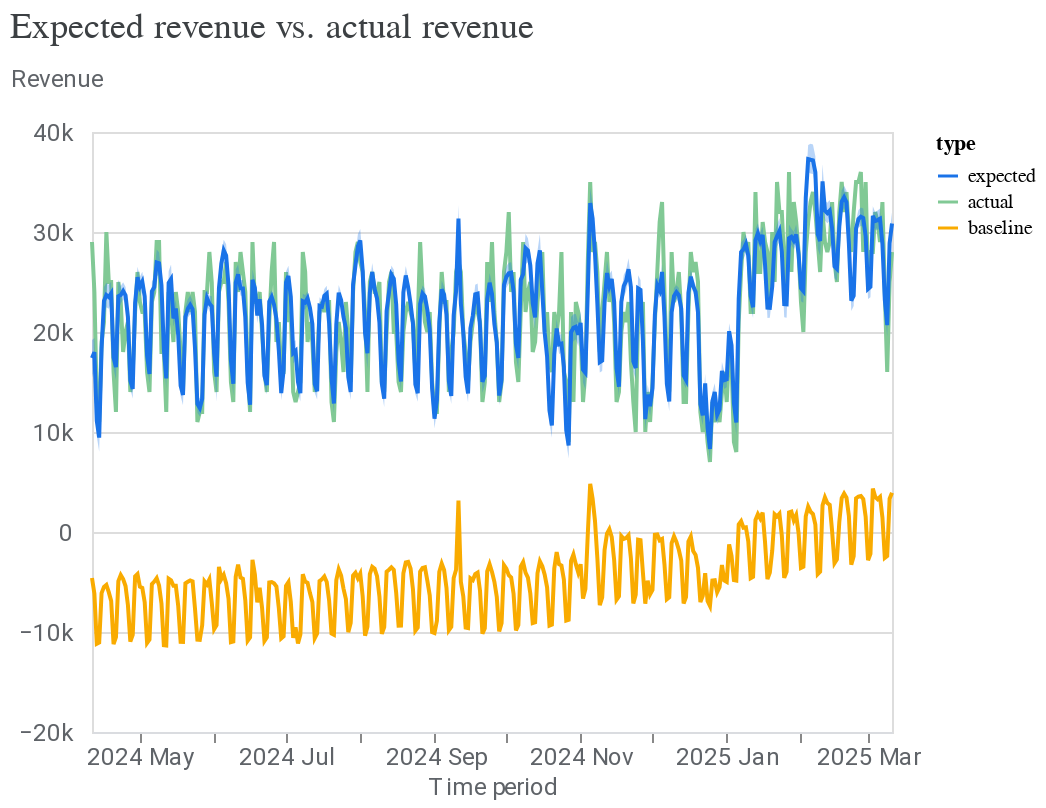

Notebook cell for this chart:
### Code cell
model_fit = output_dict[model_iter]['model_fit']
model_fit.plot_model_fit()

### Figure 1 — Vega-Lite specification as saved in the notebook (floating-point values rounded to 4 significant figures; data arrays with more than 128 entries replaced by an {"elided": "..."} marker saying what was removed)
{"config": {"view": {"continuousWidth": 300, "continuousHeight": 300}, "axis": {"labelColor": "#5F6368", "labelFont": "Roboto", "labelFontSize": 12, "titleColor": "#5F6368", "titleFont": "Roboto", "titleFontSize": 12, "titleFontWeight": "normal"}}, "layer": [{"mark": {"type": "line"}, "encoding": {"color": {"field": "type", "scale": {"domain": ["expected", "actual", "baseline"], "range": ["#1A73E8", "#81C995", "#F9AB00"]}, "type": "nominal"}, "x": {"axis": {"domainColor": "#DADCE0", "format": "%Y %b", "grid": false, "tickCount": 8}, "field": "time", "title": "Time period", "type": "temporal"}, "y": {"axis": {"domain": false, "labelExpr": "replace(format(datum.value, '.3~s'), 'G', 'B')", "labelPadding": 10, "tickCount": 5, "ticks": false, "titleAlign": "left", "titleAngle": 0, "titleY": -20}, "field": "mean", "title": "Revenue", "type": "quantitative"}}}, {"mark": {"type": "area", "opacity": 0.3}, "encoding": {"color": {"field": "type", "legend": null, "scale": {"domain": ["expected"], "range": ["#1A73E8"]}, "type": "nominal"}, "x": {"field": "time", "type": "temporal"}, "y": {"field": "ci_hi", "type": "quantitative"}, "y2": {"field": "ci_lo"}}}], "data": {"name": "data-5349ba330f7115176fe5e980a9d1f7f3"}, "resolve": {"scale": {"color": "independent"}}, "title": {"text": "Expected revenue vs. actual revenue", "anchor": "start", "color": "#3C4043", "font": "Google Sans Display", "fontSize": 18, "fontWeight": "normal", "offset": 10}, "width": 400, "$schema": "https://vega.github.io/schema/vega-lite/v5.20.1.json", "datasets": {"data-5349ba330f7115176fe5e980a9d1f7f3": {"elided": "1005 records"}}}
